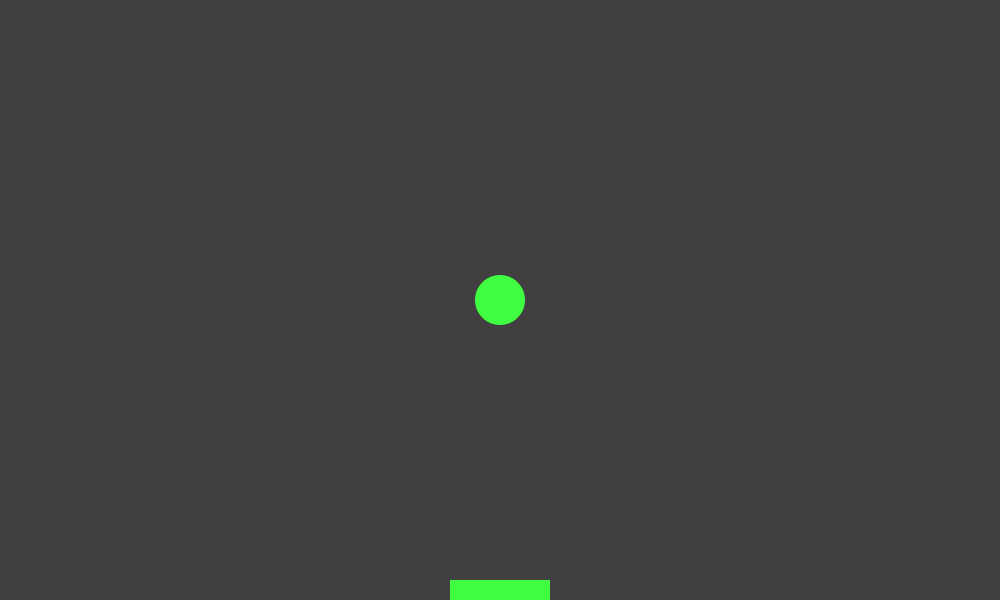
Frame 1 (no input)
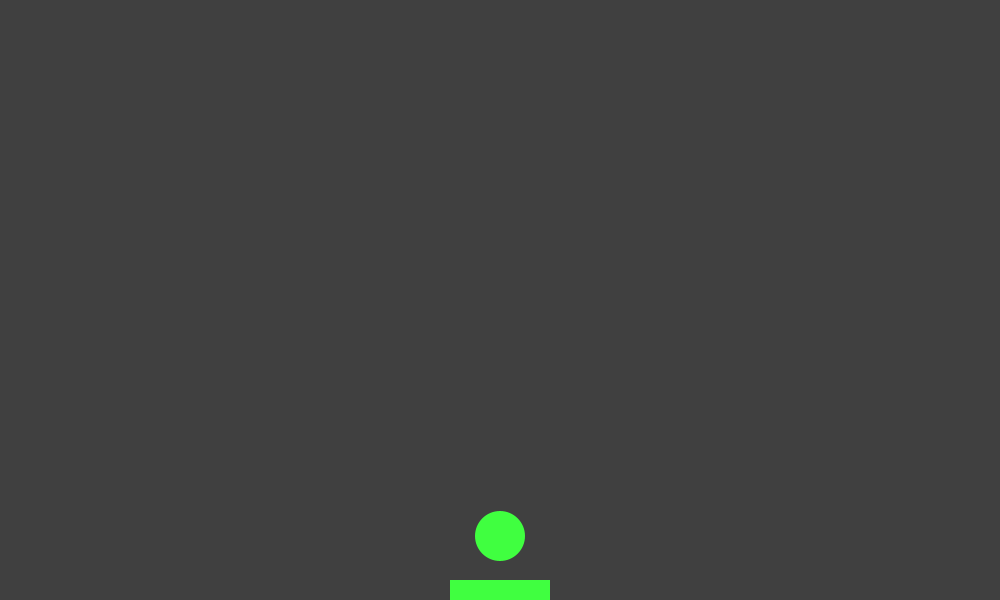
Frame 60 (the mouse pressed at the canvas centre just before this capture)
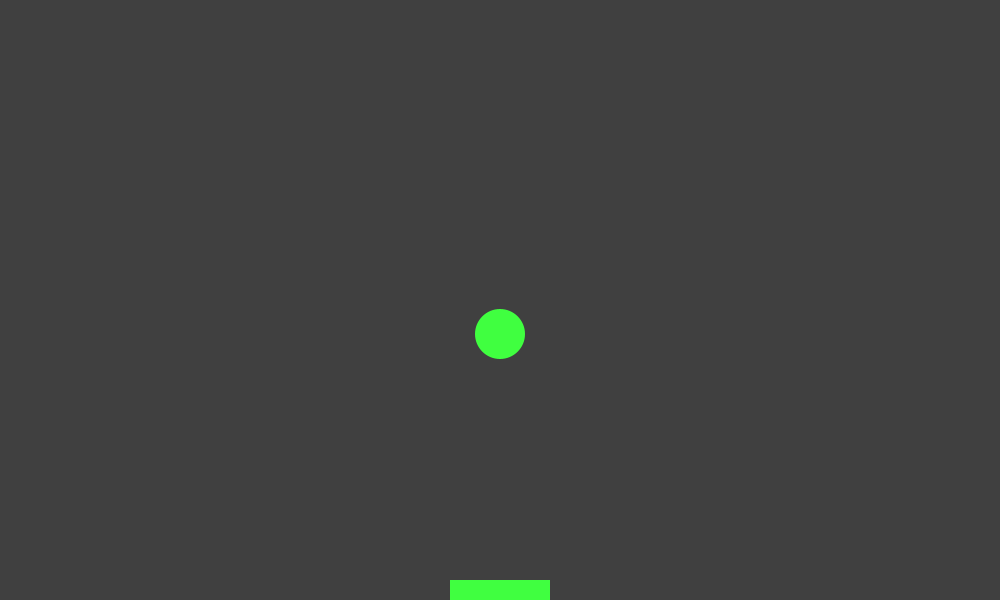
Frame 120 (the mouse held since frame 60 and released just before this capture)

The Processing sketch that drew these frames (run headless with seeded random() and noise(); from frame 60 on, the mouse is pressed at the canvas centre):

// Processing sketch: LonelyPong
// ── LonelyPong.pde
PVector b = new PVector(500,300);
PVector v = new PVector(0,4);
float px = 500;
float pv = 0;
float s = 64;

void setup(){
  size(1000,600);
  noStroke();
  fill(64,255,64);
  rectMode(CENTER);
}

void draw(){
  background(64,constrain(s,0,255),64);
  ellipse(b.x,b.y,50,50);
  rect(px,height-10,100,20);
  
  b.set(b.x+v.x,b.y+v.y);
  px += pv;
  
  if(b.x <= 25 || b.x >= width){
    v.set(-v.x,v.y);
    b.set(constrain(b.x,26,width-1),b.y);
  }
  if(b.y <= 25){
    v.set(v.x,-v.y);
    b.set(b.x,constrain(b.y,26,height-46));
  }
  if(b.y >= height-45 && b.x > px-50 && b.x < px + 50){
    v.set(v.x + pv,-v.y);
    b.set(b.x,constrain(b.y,26,height-46));
  }
  else if(b.y >= height-25){
    b.set(width/2,height/2);
    v.set(0,4);
    ++s;
  }
}

void keyPressed(){
  if(key == CODED){
    if(keyCode == LEFT && px > 5){
      pv = -5;
    }
    else if(keyCode == RIGHT && px < width-5){
      pv = 5;
    }
    else{
      pv = 0;
    }
  }
}

void keyReleased(){
  pv = 0;
}
